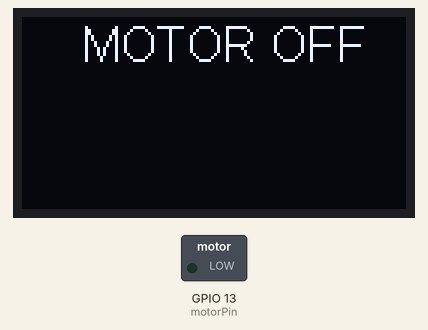
A sketch run on a simulated ESP32. On the bench: 128×64 one-colour display, switched loads named in the sketch (green lamp = pin HIGH). WiFi joins after 1.5 s; servers stay silent unless stated; the Firebase database answers and starts empty; what the sketch prints to the serial monitor is not drawn.

Above: at 1.7 s.

The sketch:

GISMO5R_MotorControl_Cloud_OLED.ino
```cpp
#include <Wire.h>
#include "SSD1306.h"
SSD1306  display(0x3c, 21, 22);

#define motorPin 13

#include "FirebaseESP32.h"
#define FIREBASE_HOST "xxxxxxxxxxxxxxxxxxxxxx" //Do not include https:// in FIREBASE_HOST
#define FIREBASE_AUTH "xxxxxxxxxxxxxxxxxxxxxx"
#define WIFI_SSID "xxxxxxxxxxxxxxxxx"
#define WIFI_PASSWORD "xxxxxxxxxxxxxxxxxxx"
//Define Firebase Data object
FirebaseData firebaseData;

int delayTime = 2000;

void setup() {
  // put your setup code here, to run once:
  pinMode(motorPin,OUTPUT);
  Serial.begin(115200);


 //Connecting to Wi-Fi network
  WiFi.begin(WIFI_SSID, WIFI_PASSWORD);
  Serial.print("Connecting to Wi-Fi");
  while (WiFi.status() != WL_CONNECTED)
  {
    Serial.print(".");
    delay(300);
  }
  Serial.println();
  Serial.print("Connected with IP: ");
  Serial.println(WiFi.localIP());
  Serial.println();
  Firebase.begin(FIREBASE_HOST, FIREBASE_AUTH);
  Firebase.reconnectWiFi(true);

  display.init();
 display.setFont(ArialMT_Plain_16);

}

void loop() {
  // put your main code here, to run repeatedly:

String motorCmdFull;
String motorCmd;
int finalCmd;

display.clear();
Firebase.getString(firebaseData,"IOTLAB/Motor_Control/Motor_Cmd",motorCmdFull);
motorCmd = motorCmdFull.substring(2,motorCmdFull.length()-2);
finalCmd = motorCmd.toInt();

if(finalCmd == 1)
{
  digitalWrite(motorPin,HIGH);
  Serial.println("Motor ON");
  display.drawString(20,0,"MOTOR ON");
}
else
{
  digitalWrite(motorPin,LOW);
  Serial.println("Motor OFF");
  display.drawString(20,0,"MOTOR OFF");

}


display.display();
delay(delayTime);
}
```
